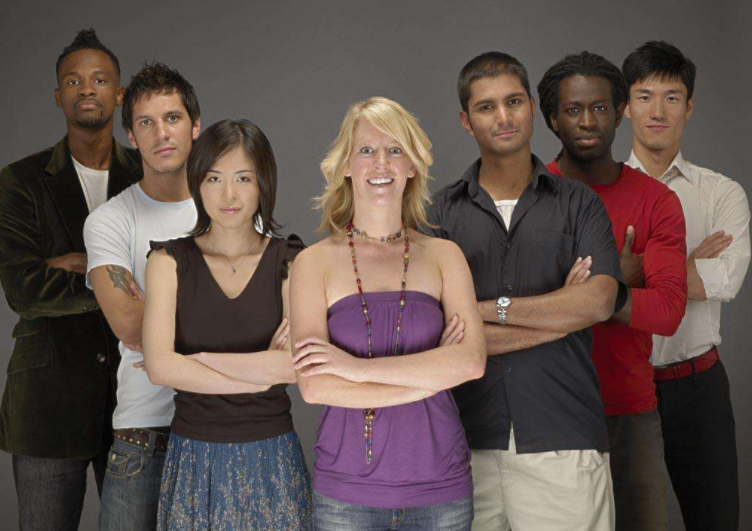
//> input picture data/images/persons.png, 752 x 531 px
$ ./landmark_delaunay_triangulation   (built with g++ and OpenCV 4)
//> lines starting //> are read from the running program, lines starting //| are printed output that depends on the picture; after the words box and inside, x2 and y2 are one past the last pixel; in counts of white or black regions, pixels touching at a corner belong together
#include <opencv2/opencv.hpp>
#include <opencv2/face.hpp>
#include <iostream>

using namespace cv;
using namespace cv::face;
using namespace std;

RNG rng(12345);
String harr_file = "D:/opencv-3.4/opencv/build/etc/haarcascades/haarcascade_frontalface_alt_tree.xml";
int main(int argc, char** argv) {
	// Mat src = imread("D:/javaopencv/gaoyy.jpg");
	Mat src = imread("D:/vcprojects/images/persons.png");
//> src is the input picture: 531 rows x 752 cols, CV_8UC3; mean B, G, R 77.7, 82.4, 98.5
	Mat result = src.clone();
	imshow("input", src);

	Mat gray;
	cvtColor(src, gray, COLOR_BGR2GRAY);
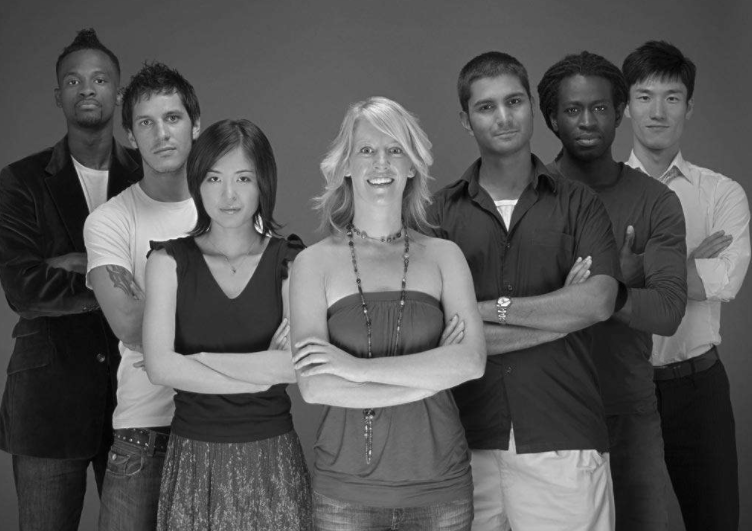
//> gray: 531 rows x 752 cols, CV_8UC1; min 1, max 249, mean 86.7
	equalizeHist(gray, gray);
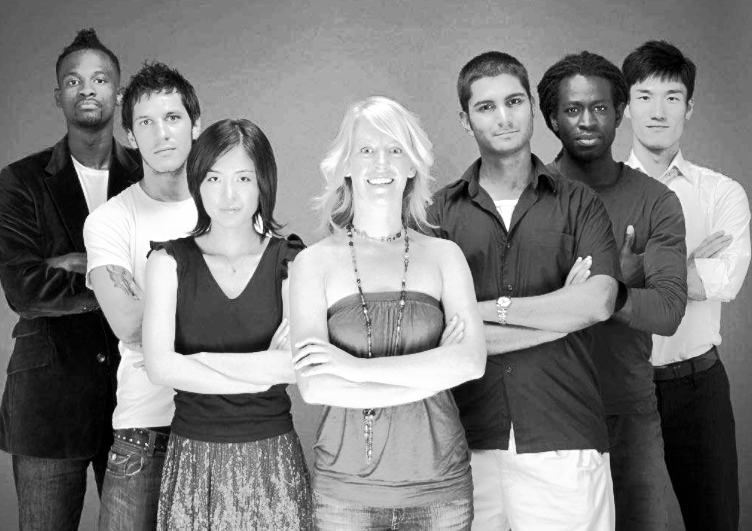
//> gray: 531 rows x 752 cols, CV_8UC1; min 0, max 255, mean 128.4
	CascadeClassifier face_detector(harr_file);
	vector<Rect> faces;
	face_detector.detectMultiScale(gray, faces, 1.02, 1, 0, Size(20, 20), Size(300, 300));
//> faces = 7 Rects (x, y, width, height): [550, 80, 74, 74], [623, 71, 72, 72], [52, 53, 68, 68], [193, 152, 73, 73], [124, 92, 73, 73], [347, 126, 72, 72], [459, 72, 84, 84]
	for (size_t t = 0; t < faces.size(); t++) {
		rectangle(src, faces[t], Scalar(0, 0, 255), 2, 8, 0);
	}
//> this loop made 7 passes
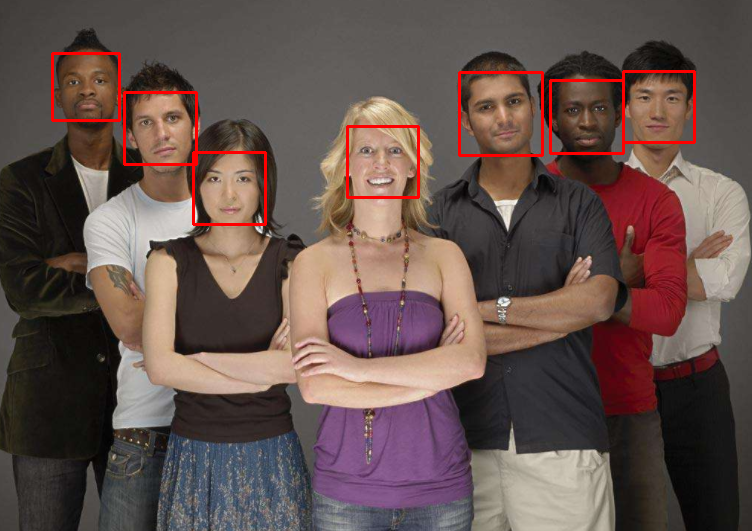
//> src: 531 rows x 752 cols, CV_8UC3; 1.47% of pixels changed, all inside (x1, y1, x2, y2) = (51, 52, 696, 226)
	imshow("face_detect", src);
	imwrite("D:/face_det.png", src);

	FacemarkLBF::Params params;
	params.n_landmarks = 68; // 68个标注点
	params.initShape_n = 10;
	params.stages_n = 5; // 算法的5个强化步骤
	params.tree_n = 6; // 模型中每个标注点结构树 数目
	params.tree_depth = 5; // 决策树深度

	// 创建LBF landmark 检测器
	Ptr<FacemarkLBF> facemark = FacemarkLBF::create(params);

	// 加载模型数据
//> (the run ends here: the program stops with an error, at `facemark->loadModel("D:/vcprojects/images/lbfmodel.yaml");`)

$ run again, with data/images/63_12_map.png copied over data/images/persons.png
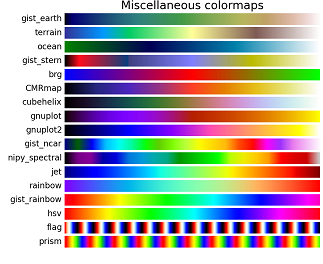
//> input picture data/images/63_12_map.png, 323 x 264 px
//> src is the input picture: 264 rows x 323 cols, CV_8UC3; mean B, G, R 168.2, 169.9, 175.9
//> `cvtColor(src, gray, COLOR_BGR2GRAY);`:
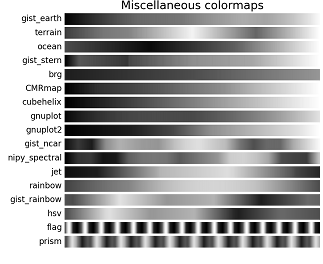
//> gray: 264 rows x 323 cols, CV_8UC1; min 0, max 255, mean 171.5
//> `equalizeHist(gray, gray);`:
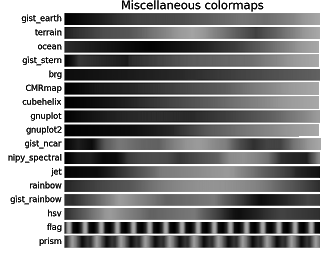
//> gray: 264 rows x 323 cols, CV_8UC1; min 0, max 255, mean 141.8
//> faces = empty
